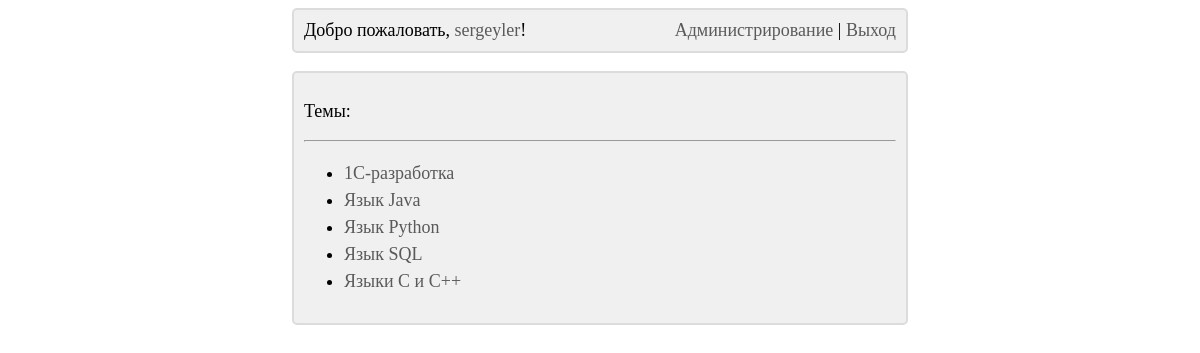
The page /main/ (signed in) on the database its author committed.
### main/models.py (models this page shows)
class TestGroup(models.Model):
    title = models.CharField(max_length=200, unique=True, null=False, blank=False, verbose_name='Группа тестов')
    def __str__(self):
        return self.title
    class Meta:
        verbose_name = 'Группа тестов'
        verbose_name_plural = 'Группы тестов'
        ordering = ['title']

### main/views.py (the view)
# urls.py: path('', index, name='index')
def index(request):
    test_groups = TestGroup.objects.all()
    context = {'test_groups': test_groups}
    return render(request, 'main/index.html', context)

### main/templates/main/index.html
{% extends 'layout/basic.html' %}
{% block content %}
    <div class="basic_block">
        <p>
            Темы:
        </p>
        <hr>
        <ul>
            {% for test_group in test_groups %}
                <li><a href="{% url 'main:test_list' test_group_id=test_group.pk %}">{{ test_group }}</a></li>
            {% empty %}
                <div class="block_with_margin">
                    Извините, но на сайт пока не добавлены темы для тестирования...
                </div>
            {% endfor %}
        </ul>
    </div>
{% endblock %}

### main/templates/layout/basic.html (shortened to what this page needs)
{% load static %}
<!DOCTYPE html>
<html lang="ru">
<head>
    <link rel="stylesheet" type="text/css" href="{% static 'main/style.css' %}">
</head>
<body>
{% block header %}
    <div class="basic_block">
        <div id="left_block">
            {% if user.is_authenticated %}
                Добро пожаловать,
                <a href="{% url 'main:statistic_page' %}">{{ user }}</a>!
            {% else %}
                <a href="{% url 'main:login' %}">Войти</a>
                или
                <a href="{% url 'main:register_user' %}">зарегистрироваться</a>
            {% endif %}
        </div>
        <div id="right_block">
            {% if user.is_authenticated %}
                {% if user.is_superuser %}
                    <a href="/admin/">Администрирование</a> |
                {% endif %}
                <a href="{% url 'main:logout' %}">Выход</a>
            {% endif %}
        </div>
    </div>
    <br>
{% endblock %}
{% block content %}
{% endblock %}
</body>
</html>

### main/static/main/style.css (style rules this page uses)
.basic_block { font-size: large; background-color: RGB(240, 240, 240); border: 2px solid RGB(220, 220, 220); border-radius: 5px; padding: 10px; margin-left: auto; margin-right: auto; width: 50%; overflow: hidden; }
div#left_block { float: left; }
div#right_block { float: right; }
a { color: RGB(90, 90, 90); text-decoration: none; }
li { padding-top: 3px; padding-bottom: 3px;; }

### rows shown on the page
TestGroup: title "1С-разработка"
TestGroup: title "Язык Java"
TestGroup: title "Язык Python"
TestGroup: title "Язык SQL"
TestGroup: title "Языки C и C++"

### other values the page prints
{{ user }} "sergeyler"
